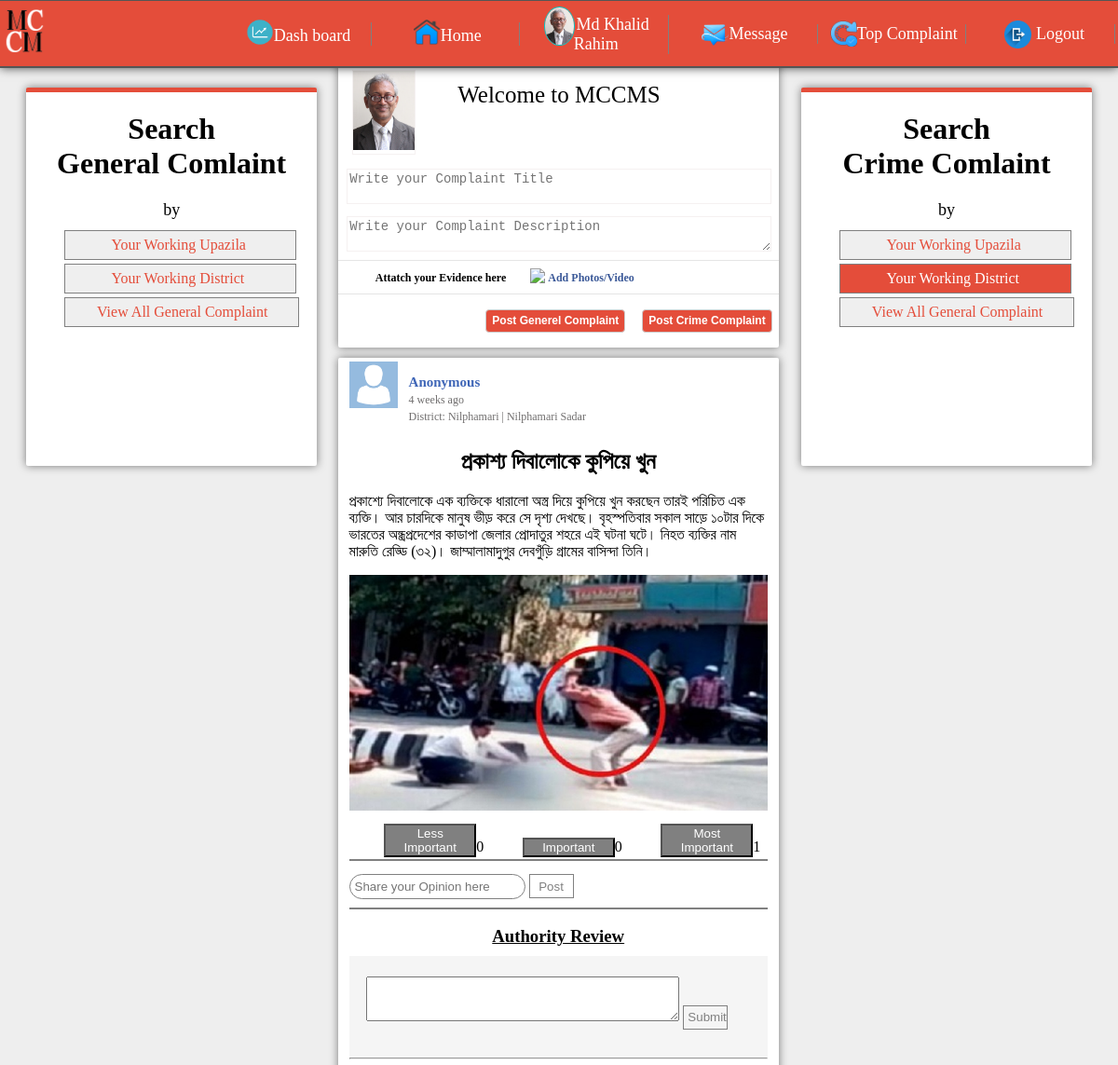
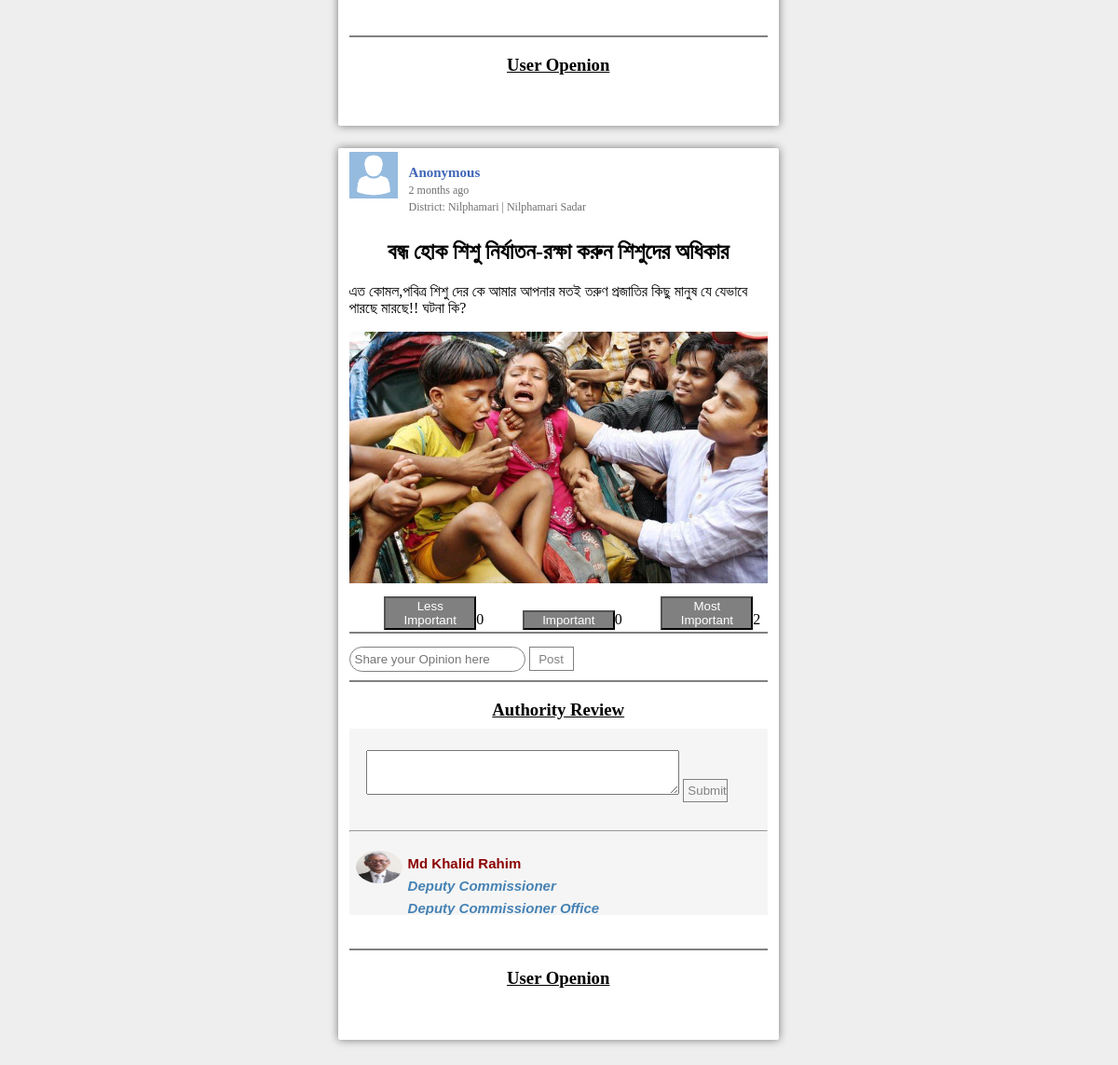
The page /authority/home_for_district_crime_au.php (signed in) on the database its author committed (2 pictures, top to bottom).
### tables this page shows
CREATE TABLE `authority_info` (
  `au_id` int(11) NOT NULL,
  `au_name` varchar(255) NOT NULL,
  `au_user_id` varchar(255) NOT NULL,
  `au_password` varchar(255) NOT NULL,
  `au_email` varchar(100) NOT NULL,
  `contact` varchar(50) NOT NULL,
  `au_home_district` varchar(255) NOT NULL,
  `designation` varchar(255) NOT NULL,
  `organization` varchar(255) NOT NULL,
  `working_division` varchar(255) NOT NULL,
  `working_district` varchar(255) NOT NULL,
  `working_upazila` varchar(255) NOT NULL,
  `au_nid` varchar(255) NOT NULL,
  `date_birth` date NOT NULL,
  `reg_date` date NOT NULL,
  `pro_image` varchar(255) NOT NULL,
  `status` int(11) NOT NULL DEFAULT '0'
);

CREATE TABLE `complaint` (
  `post_id` int(100) NOT NULL,
  `user_id` varchar(40) NOT NULL,
  `user_fullname` varchar(40) NOT NULL,
  `post_title` text NOT NULL,
  `post_text` text NOT NULL,
  `attatchment` varchar(100) NOT NULL,
  `date_time` timestamp NOT NULL DEFAULT CURRENT_TIMESTAMP,
  `post_type` varchar(40) NOT NULL,
  `upazila_code` varchar(40) NOT NULL,
  `district_code` varchar(50) NOT NULL,
  `post_date` date NOT NULL
);

CREATE TABLE `user_info` (
  `SL` int(11) NOT NULL,
  `user_name` varchar(40) NOT NULL,
  `full_name` varchar(40) NOT NULL,
  `password` varchar(40) NOT NULL,
  `mail_address` varchar(40) NOT NULL,
  `nid_no` int(20) NOT NULL,
  `date_birth` date NOT NULL,
  `division_name` varchar(40) NOT NULL,
  `district_name` varchar(30) NOT NULL,
  `district_code` varchar(30) NOT NULL,
  `upazila_name` varchar(30) NOT NULL,
  `upazila_code` varchar(30) NOT NULL,
  `profile_image` varchar(100) NOT NULL,
  `status` int(50) NOT NULL DEFAULT '1',
  `post_status` int(50) NOT NULL DEFAULT '1'
);

CREATE TABLE `authority_review` (
  `review_id` int(11) NOT NULL,
  `authority_user_id` varchar(100) NOT NULL,
  `post_id` varchar(100) NOT NULL,
  `review_text` varchar(255) NOT NULL,
  `review_timestamp` timestamp NOT NULL DEFAULT CURRENT_TIMESTAMP,
  `review_date` varchar(11) NOT NULL
);

### main/functions.php (called while the page is built, shortened)
<?php
	class  Main{
		public function timeAgo($time_ago){
  $time_ago        = strtotime($time_ago);
  $current_time    = time();
  $time_difference = $current_time - $time_ago;
  $seconds         = $time_difference;
  $minutes = round($seconds / 60);
  $hours   = round($seconds / 3600);
  $days    = round($seconds / 86400);
  $weeks   = round($seconds / 604800);
  $months  = round($seconds / 2629440);
  $years   = round($seconds / 31553280);
  if ($seconds <= 60){
    return "Just Now";
  } else if ($minutes <= 60){
    if ($minutes == 1){
      return "one minute ago";
    } else {
      return "$minutes minutes ago";
    }
  } else if ($hours <= 24){
    if ($hours == 1){
      return "an hour ago";
    } else {
      return "$hours hrs ago";
    }
  } else if ($days <= 7){
    if ($days == 1){
      return "yesterday";
    } else {
      return "$days days ago";
    }
  } else if ($weeks <= 4.3){
    if ($weeks == 1){
      return "a week ago";
    } else {
      return "$weeks weeks ago";
    }
  } else if ($months <= 12){
    if ($months == 1){
      return "a month ago";
    } else {
      return "$months months ago";
    }
  } else {
    if ($years == 1){
      return "one year ago";
    } else {
      return "$years years ago";
    }
  }
		}
	}
?>

### authority/home_for_district_crime_au.php (the view, shortened to what this page needs)
<?php
	include '../main/functions.php';
	$get    = new Main;
?>
<!DOCTYPE html>
<html lang="en">
<head>
	<link rel="stylesheet" href="../css/home.css">
</head>
<body>
	<?php include 'au_header.php'; ?>
<?php
$sql1 = mysqli_query($conn, "SELECT * FROM authority_info WHERE au_name='$name'");
		while ($row1 = mysqli_fetch_array($sql1))
	       {
	       	$user_id 	=	$row1['au_user_id'];
	       	$district_name 	=	$row1['working_district'];
	       }
$get_district_code = mysqli_query($conn, "SELECT id FROM districts WHERE name='$district_name'");
		while ($row3 = mysqli_fetch_array($get_district_code))
	       {
	       	$district_code= $row3['id'];
	       }
?>
	<div class="container">
		<div class="post_body">
			<div class="post_body_left">
				<div class="post_body_left_container">
					<h1 align="center">Search <br> General Comlaint</h1>
					<p style="text-align: center; font-size: 18px;">by</p>
						<a style="padding-left: 16%; padding-right: 17%; margin-left: 13%;" href="au_home_for_upazila.php">Your Working Upazila</a> <br><br>
						<a style="padding-left: 16%; padding-right: 17.5%; margin-left: 13%;"  href="au_home_for_district.php">Your Working District</a> <br><br>
						<a style="padding-left: 11%; padding-right: 10.5%; margin-left: 13%;" href="au_home_general.php">View All General Complaint</a>
				</div>
			</div>
			<div class="post_body_middle">
				<form action="post_insert_sql.php" method="post" enctype="multipart/form-data">
					<div class="create_post">
						<div class="c-body">
							<div class="body-left">
								<div class="img-box">
									<img style="width: 100%; height: 100%;" src="uploads/<?php echo $pro_image ?>"></img>
								</div>
							</div>
							<div class="body-right">
								<br>
								<label style="margin-top: 10%; margin-left: 10%; font-size: 25px;"> Welcome to MCCMS</label>
								<br>
								<br>
								<br>
								<textarea style="resize: none;" class="text-type" name="status_title" placeholder="Write your Complaint Title" required></textarea>
								<textarea class="text-type" name="status" placeholder="Write your Complaint Description" required></textarea>
							</div>
						</div>
						<div class="c-middle">
								<div class="c-m-inner">
									<ul>
										<li>
											<label>Attatch your Evidence here</label>
											<li>
											</li>
											<li>
												<img src="../img/icon1.png"></img><a href="#" id="uploadTrigger" name="post_image">Add Photos/Video</a>
											</li>
										</li>
									</ul>
								</div>
						</div>
						<div class="c-footer">
							<div class="right-box">
								<ul>
									<li><input type="submit" name="submit_general" value="Post Generel Complaint" class="btn1"/></li>
									<li><input type="submit" name="submit_crime" value="Post Crime Complaint" class="btn2"/></li>
								</ul>
							</div>
						</div>
						</div>
				</form>
				<?php
					$post_type="Crime";
					$sql_post_view = mysqli_query($conn, "SELECT * FROM complaint, user_info WHERE  complaint.post_type='$post_type' AND complaint.district_code='$district_code' AND user_info.full_name=complaint.user_fullname ORDER BY post_id DESC");
						while ($row_post = mysqli_fetch_array($sql_post_view))
				       		{
				       			$time_ago=$row_post['date_time'];
				       	?>
							<div class="post-show" id="<?php echo $row_post['post_id']; ?>">
								<div class="post-show-inner">
									<div class="post-header">
										<div class="post-left-box">
											<div class="id-img-box"><img src="../img/default.png"></img></div>
											<div class="id-name">
												<ul>
													<li><a style="cursor: pointer;" onclick="MyWindow=window.open('send_message.php?user_id=<?php echo $user_id; ?>&post_id=<?php echo $post_id; ?>', 'MyWindow', 'width=600, height=200'); return false;">Anonymous</a></li>
													<li><small style="color: #706E6E"><?php echo $get->timeAgo($time_ago); ?></small></li>
													<li><small style="color: #706E6E;">District: <?php echo $row_post['district_name']; ?> | <?php echo $row_post['upazila_name']; ?></small></li>
												</ul>
											</div>
										</div>
									</div>
									<br>
					<div class="post-body">
						<div class="post-header-text">
							<h2 align="center"><?php echo $row_post['post_title']; ?></h2>
							<p><?php echo $row_post['post_text']; ?></p>
						</div>
						<div class="post-img">
							<center>
								<?php
								if (isset($row_post['attatchment']) || !empty($row_post['attatchment'])) { ?>
							<img align="center" src="../post_image/<?php echo $row_post['attatchment']; ?>" style="color: gray;"></img>
								<?php
								}
								?>
							</center>
						</div>
						<?php
							       $post_id= $row_post['post_id'];
				       $sql_less_important_count = mysqli_query($conn, "SELECT SUM(less_important_count) FROM rating WHERE post_id=$post_id");
					while ($row1 = mysqli_fetch_array($sql_less_important_count))
				       {
				       	$less_count= $row1['SUM(less_important_count)'];
				       }
				       $sql_important_count = mysqli_query($conn, "SELECT SUM(important_count) FROM rating WHERE post_id=$post_id");
					while ($row2 = mysqli_fetch_array($sql_important_count))
				       {
				       	$im_count= $row2['SUM(important_count)'];
				       }
				       $sql_most_important_count = mysqli_query($conn, "SELECT SUM(most_important_count) FROM rating WHERE post_id=$post_id");
					while ($row3 = mysqli_fetch_array($sql_most_important_count))
				       {
				       	$most_count= $row3['SUM(most_important_count)'];
				       }
						?>
						<div class="post-footer">
							<div class="post_footer_inner">
								<form>
									<?php
								       $fetch=false;
									if($fetch==false)
									{ ?>
									    <button class="review_btn" name="less_im_btn">Less Important</button><?php echo $less_count; ?>
										<button class="review_btn" name="im_btn">Important</button><?php echo $im_count; ?>
										<button class="review_btn" name="more_i_btn">Most Important</button><?php echo $most_count; ?>
									<?php }
									?>
								</form>
							</div>
						</div>
						<br>
						<hr style="margin-top: 2%; margin-bottom: 3%; border:0.5px solid gray;">
							<div class="comment_div">
								<form>
									<input type="text" class="comment_input_box" name="comment" placeholder="Share your Opinion here">
									<button class="post_comment_button" name="p_c_btn">Post</button>
								</form>
								<hr style="margin-top: 2%; margin-bottom: 3%; border:0.5px solid gray;">
								<div class="authority_review" >
									<h3 style="background-color: white; text-decoration: underline;" align="center">Authority Review</h3>
									<div class="authority_review_container">
										<div class="review_content" >
												<div class="create_review" style="padding: 5% 4%;">
													<form action="review_insert_sql.php" method="post">
														<textarea style="width: 80%; height: 42px; max-width: 80%; max-height: 60px; overflow: scroll;" name="review_text" id="" cols="30" rows="10"></textarea>
														<button class="post_comment_button" name="review_btn">Submit</button>
													</form>
												</div>
												<hr>
										<?php
											$sql_review=mysqli_query($conn, "SELECT * FROM authority_review, authority_info WHERE authority_info.au_user_id=authority_review.authority_user_id AND authority_review.post_id='$post_id' ORDER BY review_id DESC");
											while ($row_rev=mysqli_fetch_array($sql_review)) {
												?>
										<div id="" class="review_show_body" style="margin: -3% 2%;">
											<div class="user_image_comment">
												<img style="width: 100%; height: 100%; margin: 25px -2px; border-radius: 50%;" src="uploads/<?php echo $row_rev['pro_image']; ?>" alt="Image">
											</div>
											<div class="authority_review_info" style="background: transparent;">
													<p><b style="font-size: 15px; color: darkred;"><?php echo $row_rev['au_name']; ?><br><b style="font-style: italic; color: steelblue;"><?php echo $row_rev['designation']; ?><br><?php echo $row_rev['organization']; ?></b><br></b> <br>
													</p>
											</div>
											</div>
											<?php
											}
											?>
										</div>
									</div>
								</div>
													<hr style="margin-top: 2%; margin-bottom: 2%; border:0.5px solid gray;">
												<h3 style="text-decoration: underline;" align="center">User Openion</h3>
							</div>
						<br>
						<br>
					</div>
								</div>
							</div>
							<?php
				       		}
							?>
				</div>
				<div class="post_body_right">
					<div class="post_body_right_container">
						<h1 align="center">Search <br> Crime Comlaint</h1>
						<p style="text-align: center; font-size: 18px;">by</p>
						<a style="padding-left: 16%; padding-right: 17%; margin-left: 13%;" href="home_for_upazila_crime_au.php">Your Working Upazila</a> <br><br>
						<a style="background-color: #e44d3a; color: white; padding-left: 16%; padding-right: 17.5%; margin-left: 13%;"  href="home_for_district_crime_au.php">Your Working District</a> <br><br>
						<a style="padding-left: 11%; padding-right: 10.5%; margin-left: 13%;" href="home_crime_au.php">View All General Complaint</a>
					</div>
				</div>
		</div>
	</div>
</body>
</html>

### authority/au_header.php (shortened to what this page needs)
<!DOCTYPE html>
<html lang="en">
<head>
	<link rel="stylesheet" href="css/header.css">
</head>
<body>
<?php
include '../connection.php';
$name=$_SESSION['au_fullname'];
$sql = mysqli_query($conn, "SELECT * FROM authority_info WHERE au_name='$name'");
		while ($row = mysqli_fetch_array($sql))
	       {
	       	$pro_image= $row['pro_image'];
	       }
?>
	<header class="header">
		<div class="header_container">
			<div class="header_info_left">
				<div class="header_logo">
					<img style="width: 100%; height: 100%;" src="../img/logo.png" alt="Logo">
				</div>
			</div>
			<div class="header_info_right">
				<nav>
					<ul style="margin: -7px 0px;">
						<table style="width: 100%; table-layout: fixed;">
							<tr>
								<td>
									<li>
										<a class="home_li" href="au_dashboard.php"><img style="height: 2%; width: 19%; margin: -3% 0%;" src="../img/dashboard.png" alt="">Dash board</a>
									</li>
								</td>
								<td>
									<li>
										<a class="home_li" href="au_home_for_upazila.php"><img style="height: 2%; width: 19%; margin: -3% 0%;" src="../img/home.png" alt="">Home</a>
									</li>
								</td>
								<td>
									<li>
										<a href="au_about.php"><img style="height: 3%; width: 20%; margin: -11% 1%; border-radius: 50%; border: 1px solid #00CCCC;" src="uploads/<?php echo $pro_image ?>" alt=""><?php echo $_SESSION["au_fullname"]; ?></a>
									</li>
								</td>
								<td>
									<li>
										<a href="message_page.php"><img style="height: 2%; width: 19%; margin: -6% 0%;" src="../img/message.png" alt="">Message</a>
									</li>
								</td>
								<td>
									<li>
										<a href="top_complaint.php"><img style="height: 2%; width: 19%; margin: -5% 0%;" src="../img/top_complaint.png" alt="">Top Complaint</a>
									</li>
								</td>
								<td>
									<li>
										<a href="logout_sql.php"><img style="height: 2%; width: 19%; margin: -6% 3%;" src="../img/logout.png" alt="">Logout</a>
									</li>
								</td>
							</tr>
						</table>
					</ul>
				</nav>
			</div>
		</div>
	</header>
</body>
</html>

### authority/css/header.css (style rules this page uses)
* { font-family: 'Siyam Rupali' 'The Times New Roman'; src: url('https://bits.wikimedia.org/static-current/extensions/UniversalLanguageSelector/data/fontrepo/fonts/SiyamRupali/SiyamRupali.eot?version=1.070'); src: local('Siyam Rupali'), url('https://bits.wikimedia.org/static-current/extensions/UniversalLanguageSelector/data/fontrepo/fonts/SiyamRupali/SiyamRupali.woff?version=1.070') format('woff'), url('https://bits.wikimedia.org/static-current/extensions/UniversalLanguageSelector/data/fontrepo/fonts/SiyamRupali/SiyamRupali.ttf?version=1.070') format('truetype'); font-style: normal; }
.header { overflow: hidden; position: fixed; left: 0; top: 0; width: 100%; border-top: solid 1px #555555; border-bottom: solid 2px #555555; box-shadow: 0 0 10px rgba(0,0,0,0.7); background-color: #e44d3a; color: white; }
.header_container { width: 100%; height: 70px; overflow: hidden; }
.header_info_left { float: left; width: 20%; }
.header_info_right { float: left; width: 80%; }
.header_logo { margin-left: 1%; margin-top: 3.5%; overflow: hidden; width: 20%; height: 10%; }
.header_info_right nav { margin-top: 1%; }
.header_info_right nav ul { list-style-type: none; margin: 0; padding: 0; overflow: hidden; background-color: transparent; }
.header_info_right nav li { float: left; }
.header_info_right nav li:last-child { border-right: none; }
.header_info_right nav li a { display: block; color: white; font-size: 18px; text-align: center; text-decoration: none; transition:.5s; margin-top: 6%; border-right: 1px solid gray; }

### rows shown on the page
authority_info: pro_image (picture)
complaint: date_time "4 weeks ago", user_info.district_name "Nilphamari", user_info.upazila_name "Nilphamari Sadar", post_title "প্রকাশ্য দিবালোকে কুপিয়ে খুন", post_text "প্রকাশ্যে দিবালোকে এক ব্যক্তিকে ধারালো অস্ত্র দিয়ে কুপিয়ে খুন করছেন তারই পরিচিত এক ব্যক্তি। আর চারদিকে মানুষ ভীড় করে সে দৃশ্য দেখছে। বৃহস্পতিবার সকাল সাড়ে ১০টার দিকে ভারতের অন্ধ্রপ্রদেশের কাডাপা জেলার প্রোদাতুর শহরে এই ঘটনা ঘটে। নিহত ব্যক্তির নাম মারুতি রেড্ডি (৩২)। জাম্মালামাদুগুর দেবগুঁড়ি গ্রামের বাসিন্দা তিনি।", attatchment (picture), less_count "0", im_count "0", most_count "1"
complaint: date_time "2 months ago", user_info.district_name "Nilphamari", user_info.upazila_name "Nilphamari Sadar", post_title "বন্ধ হোক শিশু নির্যাতন-রক্ষা করুন শিশুদের অধিকার", post_text "এত কোমল,পবিত্র শিশু দের কে আমার আপনার মতই তরুণ প্রজাতির কিছু মানুষ যে যেভাবে পারছে মারছে!! ঘটনা কি?", attatchment (picture), less_count "0", im_count "0", most_count "2"
authority_review: authority_info.pro_image (picture), authority_info.au_name "Md Khalid Rahim", authority_info.designation "Deputy Commissioner", authority_info.organization "Deputy Commissioner Office"

### other values the page prints
$_SESSION["au_fullname"] "Md Khalid Rahim"
